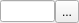
<?xml version="1.0" encoding="UTF-8"?>
<ui version="4.0">
 <class>EditableResourcePathWidget</class>
 <widget class="QWidget" name="EditableResourcePathWidget">
  <property name="geometry">
   <rect>
    <x>0</x>
    <y>0</y>
    <width>79</width>
    <height>23</height>
   </rect>
  </property>
  <property name="windowTitle">
   <string>Form</string>
  </property>
  <layout class="QHBoxLayout" name="horizontalLayout">
   <property name="spacing">
    <number>0</number>
   </property>
   <property name="leftMargin">
    <number>0</number>
   </property>
   <property name="topMargin">
    <number>0</number>
   </property>
   <property name="rightMargin">
    <number>0</number>
   </property>
   <property name="bottomMargin">
    <number>0</number>
   </property>
   <item>
    <widget class="QLineEdit" name="text_path"/>
   </item>
   <item>
    <widget class="QToolButton" name="btn_openFile">
     <property name="styleSheet">
      <string notr="true">QToolButton {min-height: 16px;}</string>
     </property>
     <property name="text">
      <string>...</string>
     </property>
    </widget>
   </item>
  </layout>
 </widget>
 <resources/>
 <connections/>
</ui>
